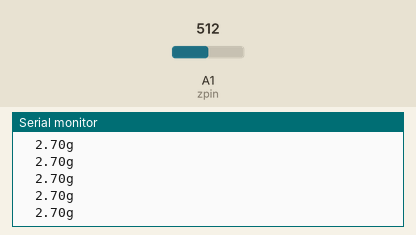
The sketch below on a simulated Arduino Uno, built with avr-gcc and run on an emulated ATmega328P. Parts: the last lines printed to the serial monitor. The test bench sets the inputs (shaded band); at power-on: A1 (zpin) = 512.

Above: at 1.2 s.
1.3 s: A1 (zpin) set to 347
At 2.1 s:
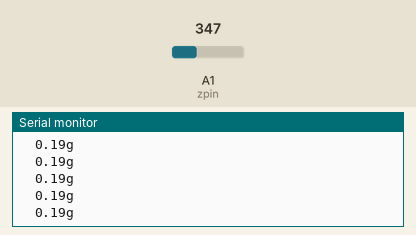
2.8 s: A1 (zpin) set to 324
At 3.5 s:
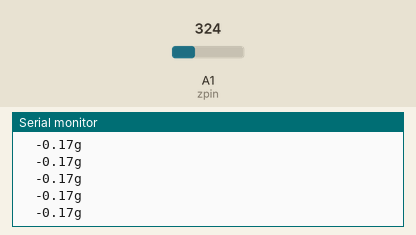
Timing chart, 0 to 5.8 s (numbered marks = the images above; inputs shaded):
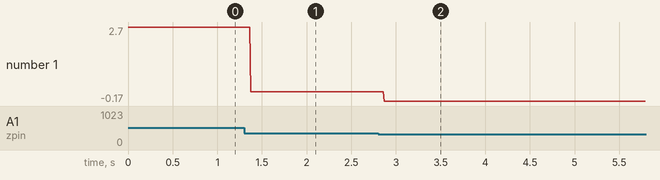

The sketch:

final_accelerometer.ino
```cpp
/*
int xpin = A3;
int ypin = A2;
*/
int zpin = A1;
/*
int xval;
int yval;
*/
int zval;

void setup() {
  // put your setup code here, to run once:
  Serial.begin(9600);
}

void loop() {
  // put your main code here, to run repeatedly:
  /*
  xval = analogRead(xpin);                              //reads values from x-pin & measures acceleration in X direction
  int x = map(xval, 263, 394, -100, 100);               //maps the extreme ends analog values from -100 to 100 for our understanding
  float xg = (float)x/(-100.00);                          //converts the mapped value into acceleration in terms of "g"
  Serial.print(xg);                                       //prints value of acceleration in X direction
  Serial.print("g   ");                                   //prints "g"

  yval = analogRead(ypin);
  int y = map(yval, 266, 399, -100, 100);
  float yg = (float)y/(-100.00);
  Serial.print("\t");
  Serial.print(yg);
  Serial.print("g   ");
  */
  zval = analogRead(zpin);
  int z = map(zval, 269, 400, -100, 100);
  float zg = (float)z/(100.00);
  Serial.print("\t");
  Serial.print(zg);
  Serial.println("g   ");
  delay(1);
}
```

Measured:
- after the input at 1.3 s, the serial monitor: prints a new line after 0.07 s (image 1)
- after the input at 2.8 s, the serial monitor: prints a new line after 0.07 s (image 2)
- plotted number 1: 2.7 → 0.19 after the input at 1.3 s, 0.19 → -0.17 after the input at 2.8 s
